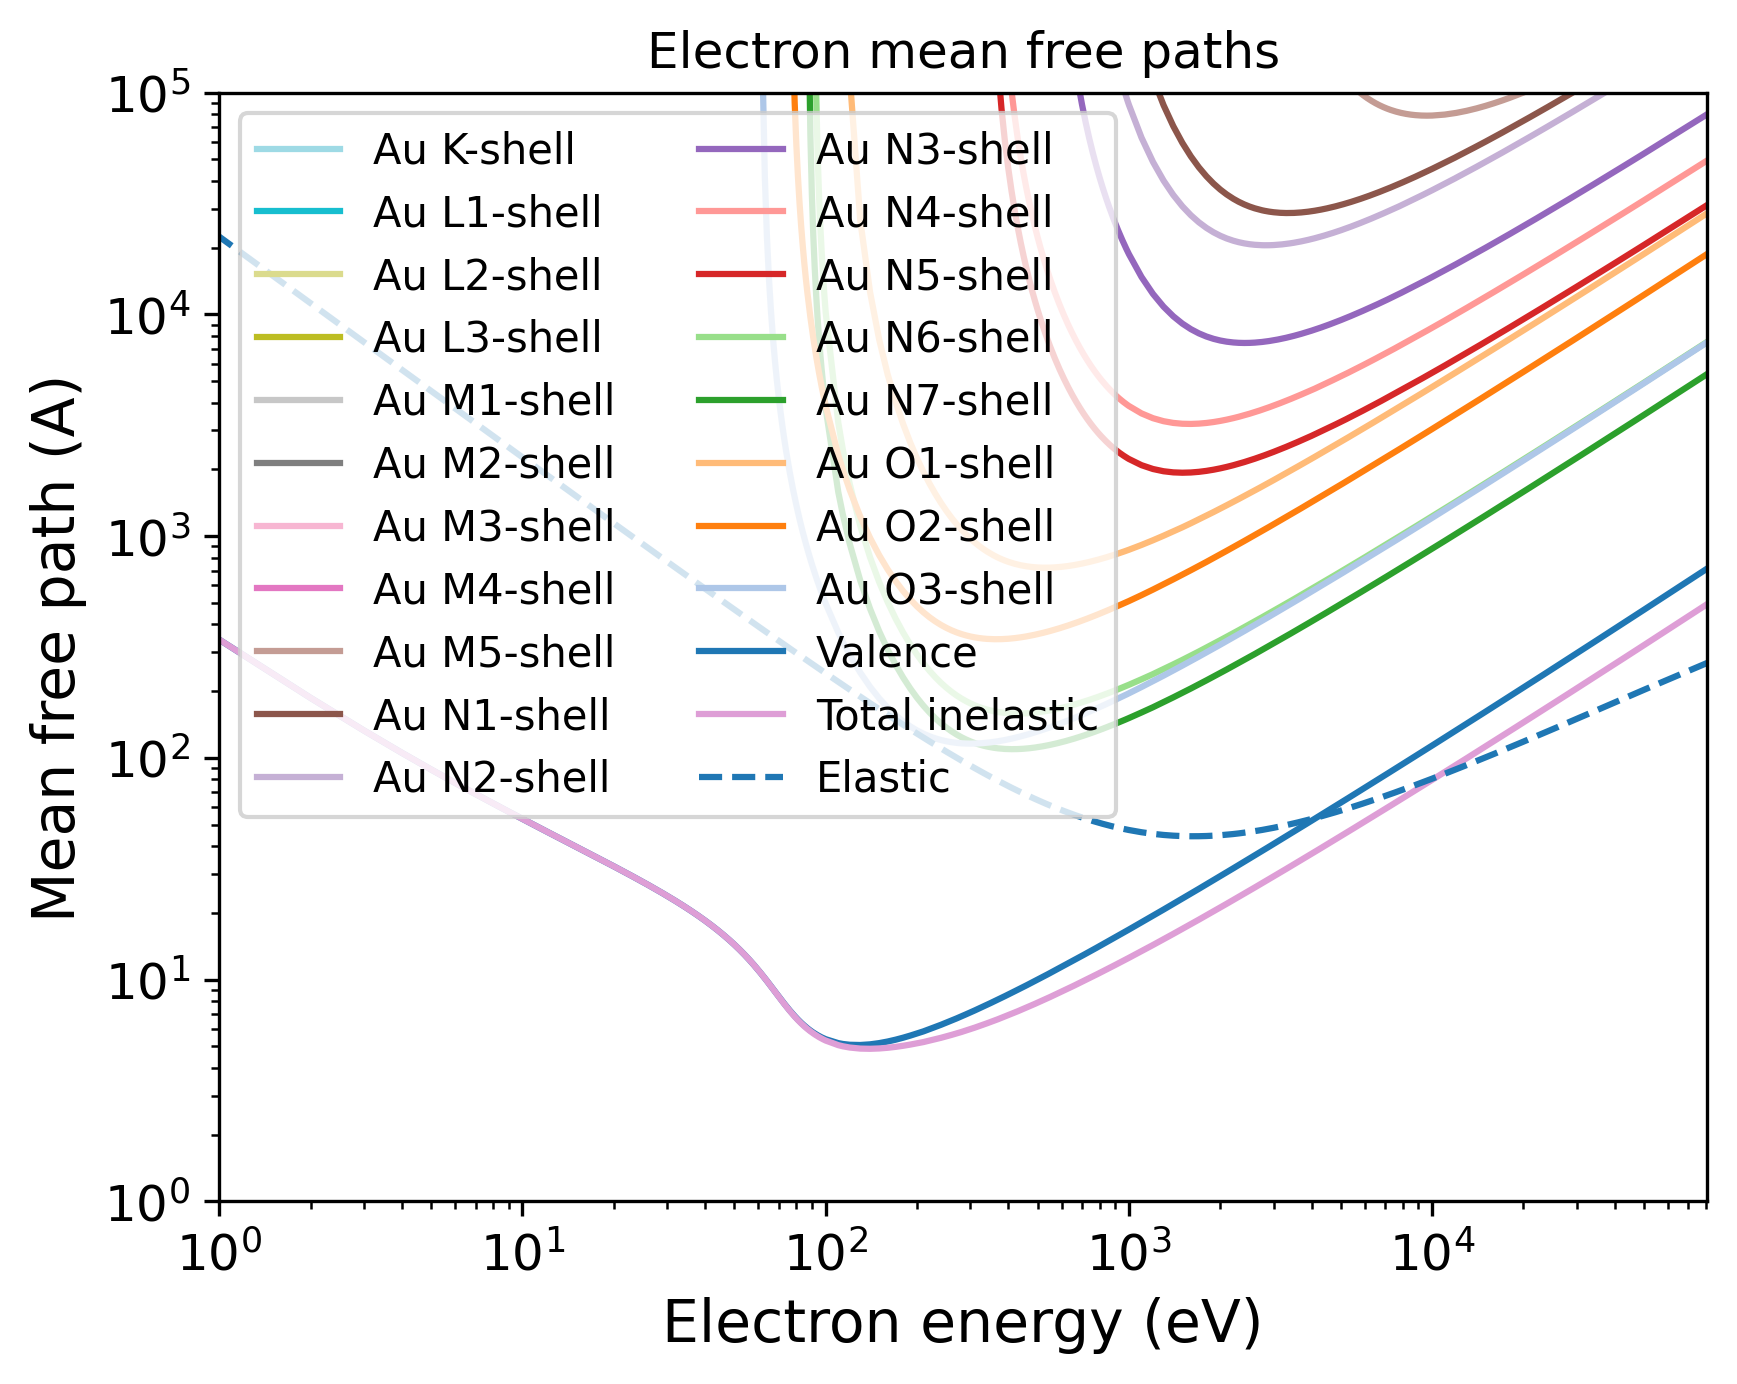

Write the Python code that produced this figure.
import pandas as pd
import numpy as np
import matplotlib.pyplot as plt
import matplotlib.cm as cm
# Set the format:
plt.xlabel("Electron energy (eV)", fontsize=14)
plt.ylabel("Mean free path (A)", fontsize=14)
plt.xticks(fontsize=12)
plt.yticks(fontsize=12)
plt.grid(False)
# Set the axes:
# Read the output file:
df = pd.read_csv(r"OUTPUT_Au_Electron_IMFP.dat", sep=r'\s+', header=None, comment="#", skipinitialspace=True)
plt.xscale("log")
plt.yscale("log")
# Prepare the plot:
columns_to_plot = [ 1, 2, 3, 4, 5, 6, 7, 8, 9, 10, 11, 12, 13, 14, 15, 16, 17, 18, 19, 20, 21]
labels = [ "Au K-shell", "Au L1-shell", "Au L2-shell", "Au L3-shell", "Au M1-shell", "Au M2-shell", "Au M3-shell", "Au M4-shell", "Au M5-shell", "Au N1-shell", "Au N2-shell", "Au N3-shell", "Au N4-shell", "Au N5-shell", "Au N6-shell", "Au N7-shell", "Au O1-shell", "Au O2-shell", "Au O3-shell", "Valence", "Total inelastic"]
# Create N distinct colors from a colormap
N = len(columns_to_plot)
colors = np.vstack([plt.cm.tab20(np.linspace(1, 0, 20)), plt.cm.tab20b(np.linspace(1, 0, 20))])
# Set line styles:
linestyles = [ "-", "-", "-", "-", "-", "-", "-", "-", "-", "-", "-", "-", "-", "-", "-", "-", "-", "-", "-", "-", "-"]
for i, col in enumerate(columns_to_plot):
    color = colors[i % len(colors)]
    ls    = linestyles[i % len(linestyles)]
    label = labels[i % len(labels)]
    plt.plot(df.iloc[:, 0], df.iloc[:, col],
    color=color,
    label=label,
    linestyle=ls)
# Add a curve from the second file
df2 = pd.read_csv(r"OUTPUT_Au_Electron_EMFP.dat", sep=r'\s+', header=None, comment="#", skipinitialspace=True)
columns_to_plot2 = [ 2]
labels2 = [ "Elastic"]
# Create second part of the plot:
for col, label in zip(columns_to_plot2, labels2):
    plt.plot(df2.iloc[:, 0], df2.iloc[:, col], label=label, linestyle="--")
plt.xlim(1.00000000,80729.00100000)
plt.ylim(1.00000000,100000.00000000)
plt.title("Electron mean free paths")
plt.legend(loc="best", fontsize=10, ncol=2)
# Save the plot in this format:
plt.savefig("OUTPUT_MFP_electron.png", dpi=300, bbox_inches="tight")
